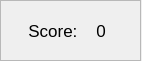
<?xml version="1.0" encoding="UTF-8"?>
<ui version="4.0">
 <class>Score</class>
 <widget class="QWidget" name="Score">
  <property name="geometry">
   <rect>
    <x>0</x>
    <y>0</y>
    <width>142</width>
    <height>61</height>
   </rect>
  </property>
  <property name="windowTitle">
   <string>Form</string>
  </property>
  <widget class="QFrame" name="frame">
   <property name="geometry">
    <rect>
     <x>0</x>
     <y>0</y>
     <width>141</width>
     <height>61</height>
    </rect>
   </property>
   <property name="frameShape">
    <enum>QFrame::Shape::StyledPanel</enum>
   </property>
   <property name="frameShadow">
    <enum>QFrame::Shadow::Raised</enum>
   </property>
   <widget class="QLabel" name="label">
    <property name="geometry">
     <rect>
      <x>0</x>
      <y>0</y>
      <width>141</width>
      <height>61</height>
     </rect>
    </property>
    <property name="font">
     <font>
      <pointsize>13</pointsize>
     </font>
    </property>
    <property name="text">
     <string>      Score:    0</string>
    </property>
   </widget>
  </widget>
 </widget>
 <resources/>
 <connections/>
</ui>
